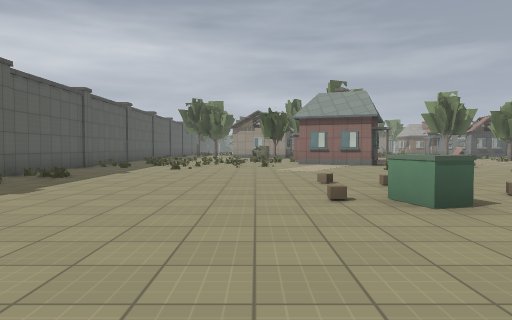
[1] (above)

24 first-person views from a walk through a level from a Godot 3-D game. The camera is 1.3 m above the floor, tilts 2° down and sees 70° across. The floor is counted in squares, 2 m on a side. Each view is taken from the middle of a square. On the plan, view 1 faces up. The plan holds only what a view shows up to about 11 squares ahead; the rest is blank. The place goes on beyond the plan. Some surface patterns are stand-ins.

[2]
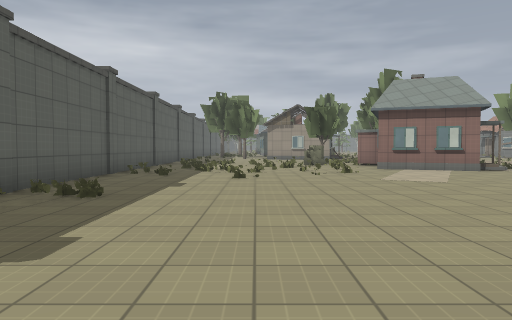

[3]
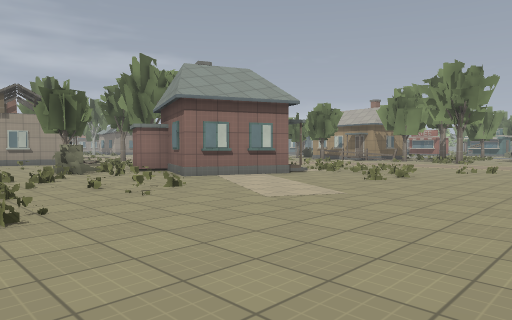

[4]
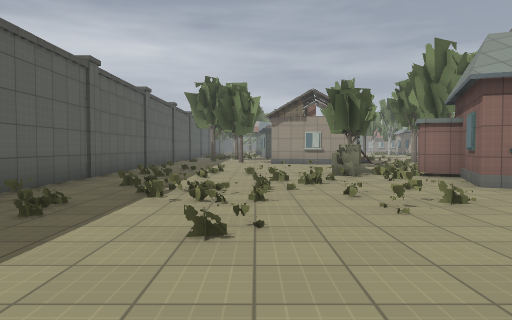

[5]
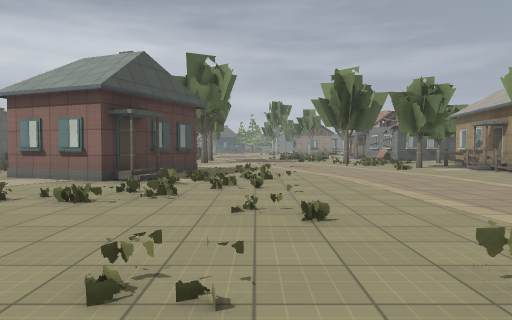

[6]
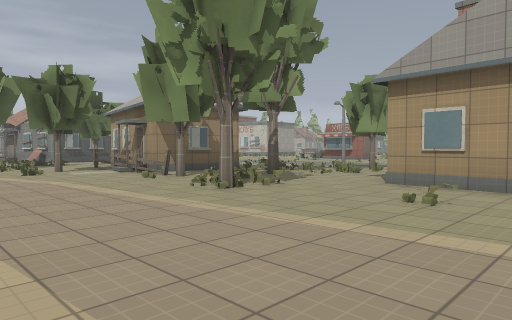

[7]
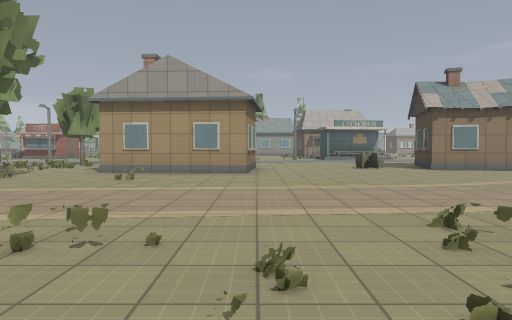

[8]
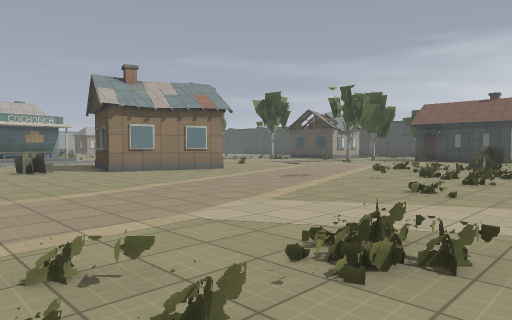

[9]
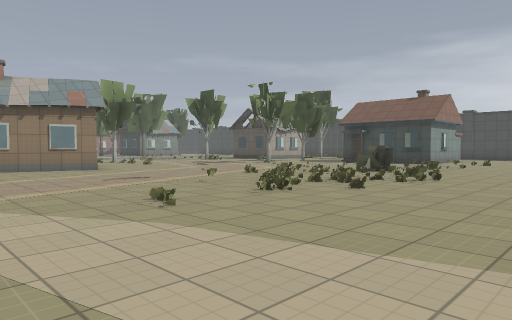

[10]
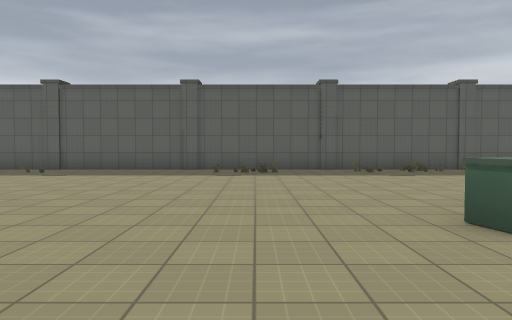

[11]
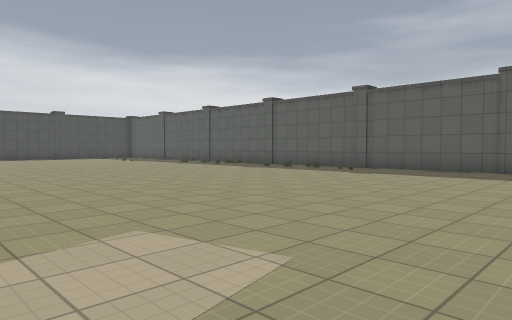

[12]
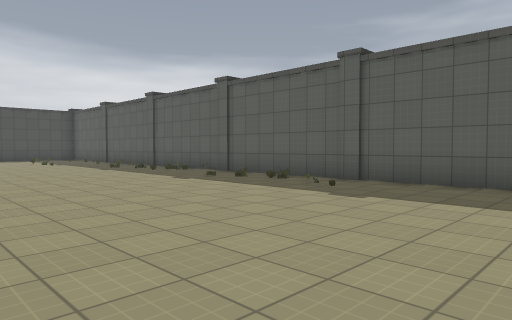

[13]
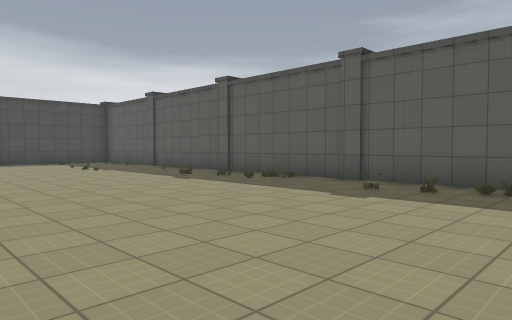

[14]
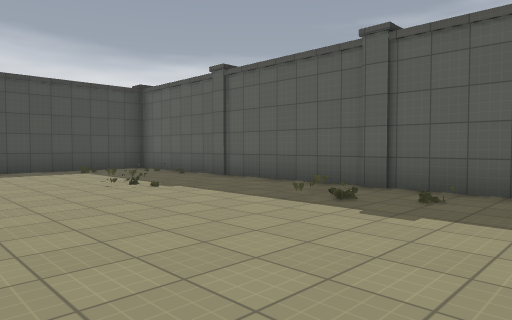

[15]
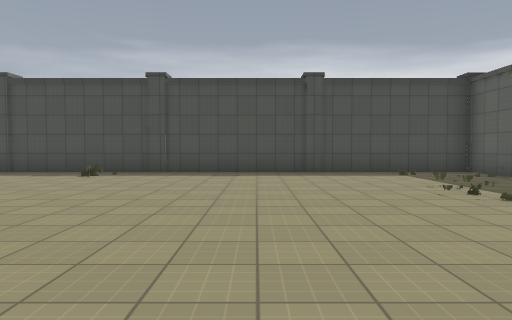

[16]
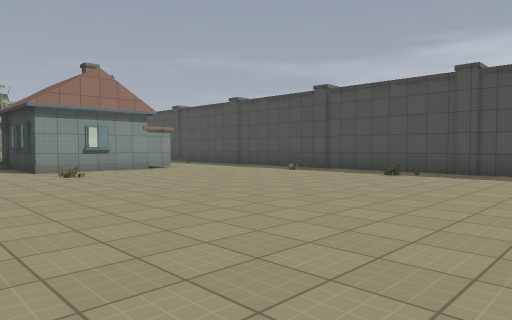

[17]
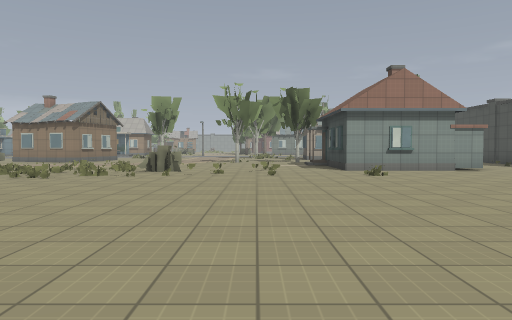

[18]
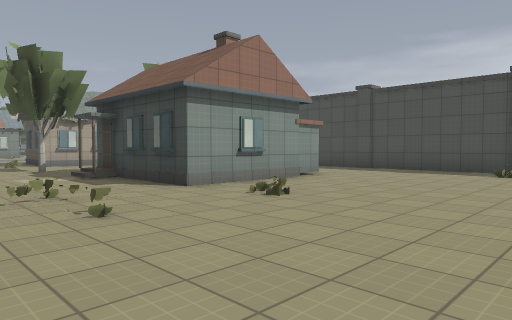

[19]
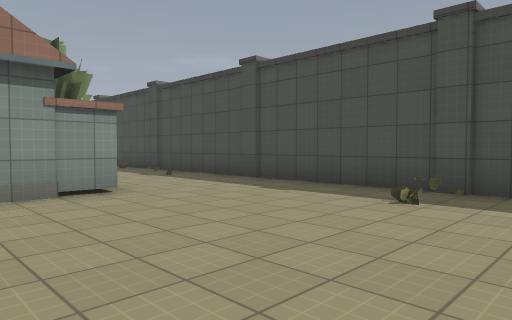

[20]
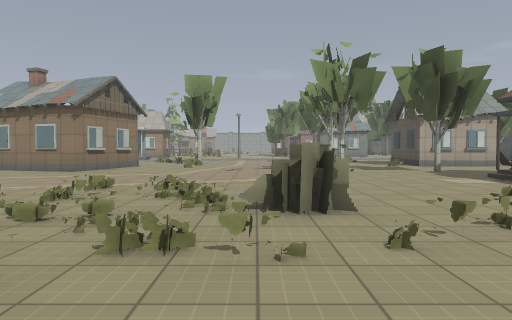

[21]
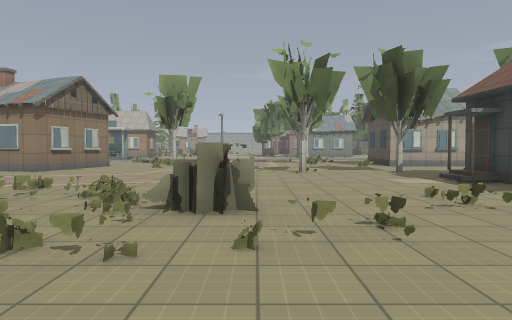

[22]
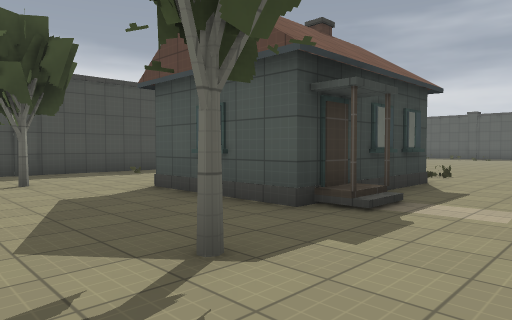

[23]
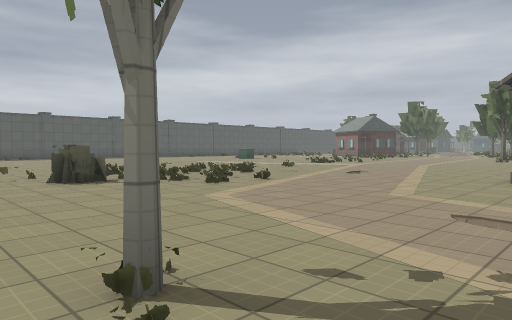

[24]
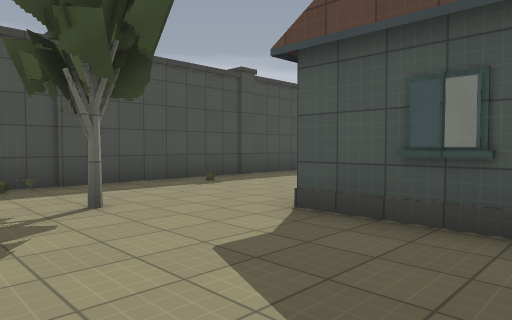

### Floor plan
Key: @ floor where view 1 was taken; # wall or solid block; . floor; / step, stairs or slope; = window, fence, low wall or low ledge; O other object.
Columns run from 6 left of view 1 to 17 right of it. Each row starts with its distance up from view 1.
 19 # /....          /.
 18 #.=/...          .#.#
 17 #.///.###   ........#
 16 #.//..==#  #.......=###
 15 #...=...#  #........=.
 14 #.=.....####.......##..=
 13 #..=......##=.........#.
 12 #..=.......==......#...=
 11 #.......................
 10 #.....................#
  9 #.....................#
  8 #.....................#
  7 #....................##
  6 #=......... ..........##
  5 ##.........  ...........
  4 #.......O.   ...........
  3 #..........  ..........#
  2 #.......................
  1 #......................#
  0 #.....@................#
 -1 #................./...#
 -2 #.......... ....../...##
 -3 #.......... ............
 -4 #.......... ............
 -5 #.......... ............
 -6 #................=......
 -7 #..............##.......
 -8 #..............##.......
 -9 #....................#..
-10 #.......................
-11 #.......................
-12 #..................#..#.
-13 #................###....
-14 #................# #....
-15 #................###....
-16 #................# .....
-17 #.....................#
-18 #.........=............
-19 #......................
-20 #######################

Where each view was taken, in squares from view 1:
view 1: 0 up, 0 right, facing up
view 2: 3 up, 2 left, facing up
view 3: 7 up, 3 left, facing up-right
view 4: 8 up, 2 left, facing up
view 5: 6 up, 7 right, facing up
view 6: 7 up, 9 right, facing up-right
view 7: 6 up, 6 right, facing right
view 8: 5 up, 7 right, facing down-right
view 9: 2 up, 5 right, facing down-right
view 10: 2 up, 5 right, facing left
view 11: 2 up, 5 right, facing down-left
view 12: 0 up, 1 right, facing down-left
view 13: 4 down, 1 right, facing down-left
view 14: 9 down, 0 right, facing down-left
view 15: 10 down, 0 right, facing down
view 16: 10 down, 0 right, facing down-right
view 17: 10 down, 0 right, facing right
view 18: 9 down, 5 right, facing down-right
view 19: 14 down, 5 right, facing down-right
view 20: 7 down, 6 right, facing right
view 21: 8 down, 6 right, facing right
view 22: 10 down, 17 right, facing down-left
view 23: 10 down, 17 right, facing up-left
view 24: 13 down, 17 right, facing down-left
